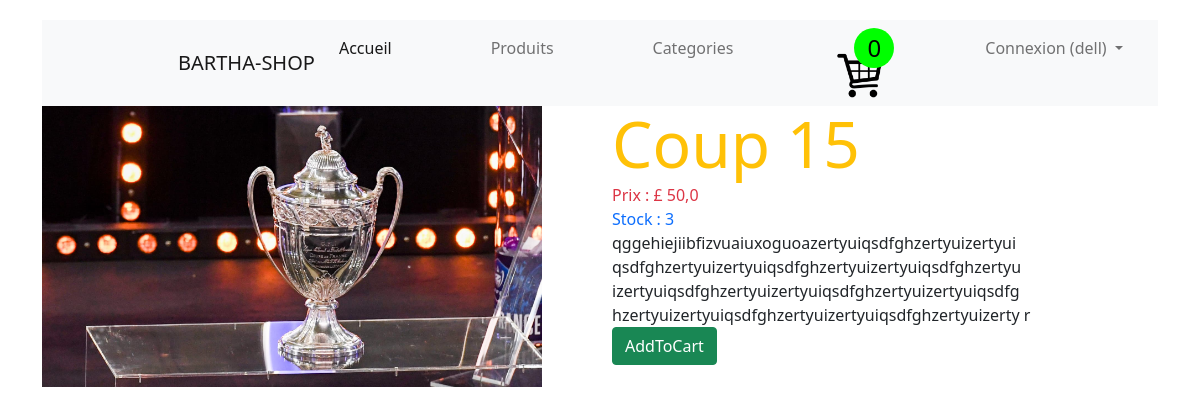
Screenshot of /product/coup/ (signed in) with the database file from the repository.
### accounts/models.py (models this page shows, shortened)
class Visiteur(AbstractUser):
    address = models.CharField(max_length=120)
    email = models.EmailField()

### store/models.py (models this page shows, shortened)
class Cart(models.Model):
    user = models.OneToOneField(AUTH_USER_MODEL, on_delete=models.CASCADE)
    orders = models.ManyToManyField(Order)

class Product(models.Model):
    name = models.CharField(max_length=128)
    slug = models.SlugField(max_length=128)
    price = models.FloatField(default=0.0)
    stock = models.IntegerField(default=0)
    description = models.TextField(blank=True)
    thumbnail = models.ImageField(upload_to="products", blank=True, null=True)
    date_added = models.DateTimeField(auto_now=True)
    categorie = models.ForeignKey(Category, on_delete=models.CASCADE)
    class Meta:
        ordering = ['-date_added']

### store/views.py (the view)
# urls.py: path('product/<str:slug>/', product_detail, name="product"),
def product_detail(request, slug):
    product = get_object_or_404(Product, slug=slug)
    return render(request, 'store/detail.html', context={"product": product})

### store/templates/store/detail.html
{% extends 'base.html' %}
{% block content %}
<div class="row">
    <div class="col-md-6">
        <div>
        <img src="{{ product.thumbnail.url }}" alt="{{ product.name }}" style="max-width: 500px;" >
        </div>
    </div>
    <div class="col-md-6">
            <div class="text-warning display-3">
               {{ product.name }}
            </div>
            <div class="text-danger">
              Prix : £ {{ product.price }}
            </div>
            <div class="text-primary">
              Stock : {{ product.stock }}
            </div>
            <div>
               {{ product.description }}
            </div>
            {% if user.is_authenticated %}
            <a href="{% url 'add-to-cart' product.slug %}"><button class="btn btn-success">AddToCart</button></a>
            {% endif %}
    </div>
</div>
{% endblock %}

### templates/base.html (shortened to what this page needs)
{% load static %}
<!DOCTYPE html>
<html lang="fr">
<head>
    <link rel="stylesheet" href="{% static 'css/Style.css' %}">
    <link href="https://cdn.jsdelivr.net/npm/bootstrap@5.0.2/dist/css/bootstrap.min.css" rel="stylesheet">
</head>
<body>
  <div class="container">
    <div class="row">
        <div class="col-md-12">
            <nav class="navbar navbar-expand-lg navbar-light bg-light">
              <div class="container-fluid">
                <a class="navbar-brand" href="#">BARTHA-SHOP</a>
                <div class="collapse navbar-collapse" id="navbarNavDropdown">
                  <ul class="navbar-nav">
                    <li class="nav-item">
                      <a class="nav-link active" aria-current="page" href="{% url 'index' %}">Accueil</a>
                    </li>
                      <li class="nav-item">
                      <a class="nav-link" href="{% url 'index' %}">Produits</a>
                    </li>
                    <li class="nav-item">
                      <a class="nav-link" href="#">Categories</a>
                    </li>
                      {% if user.cart %}
                     <form class="d-flex">
                       <a href="{% url 'cart'%}">
                        <div class="cart_container">
                            <img src="{% static 'image/cart1.png' %}" style="max-width: 50px;">
                          <div class="cart-item-count"><h4>{{ user.cart.orders.count }}</h4></div>
                        </div>
                       </a>
                    </form>
                      {% endif %}
                      {% if user.is_authenticated %}
                    <li class="nav-item dropdown">
                      <a class="nav-link dropdown-toggle" href="#" id="navbarDropdownMenuLink" role="button" data-bs-toggle="dropdown" aria-expanded="false">
                        Connexion ({{ user.username }})
                      </a>
                          {% endif %}
                    </li>
                  </ul>
                </div>
              </div>
            </nav>
        </div>
    </div>
      {% block content %}
    {% endblock %}
 </div>
</body>
</html>

### ecommerce/static/css/Style.css (style rules this page uses)
body { margin: 0; padding: 0; font-family: montserrat; background: linear-gradient(120deg, #2980b9, #8e44ad, ); height: 10 0vh; overflow: hidden; }
* { padding: 0px; margin: 0px; box-sizing: border-box; }
.navbar-nav { width: 800px !important; justify-content: space-between !important; }
.navbar-brand { margin-left: 7rem; }
.container-fluid { display: flex !important; justify-content: space-evenly; }
.container { margin: auto; margin-top: 20px; }
.cart_container { width: 70px; height: 70px; border-radius: 5px; display: flex; flex-direction: column; align-items: center; justify-content: end; position: relative; }
.cart_container img { width: 65%; height: 65%; }
.cart-item-count { width: 40px; height: 40px; border-radius: 50%; background-color: lime; position: absolute; top: 0px; right: 0px; display: flex; align-items: center; justify-content: center; color: black }
.cart-item-count h4 { margin: 0px !important; }

### rows the page displays
Visiteur: cart.orders.count "0", username "dell"
Product: thumbnail (picture), name "Coup 15", price "50,0", stock "3", description "qggehiejiibfizvuaiuxoguoazertyuiqsdfghzertyuizertyui qsdfghzertyuizertyuiqsdfghzertyuizertyuiqsdfghzertyu izertyuiqsdfghzertyuizertyuiqsdfghzertyuizertyuiqsdfg hzertyuizertyuiqsdfghzertyuizertyuiqsdfghzertyuizerty r"
